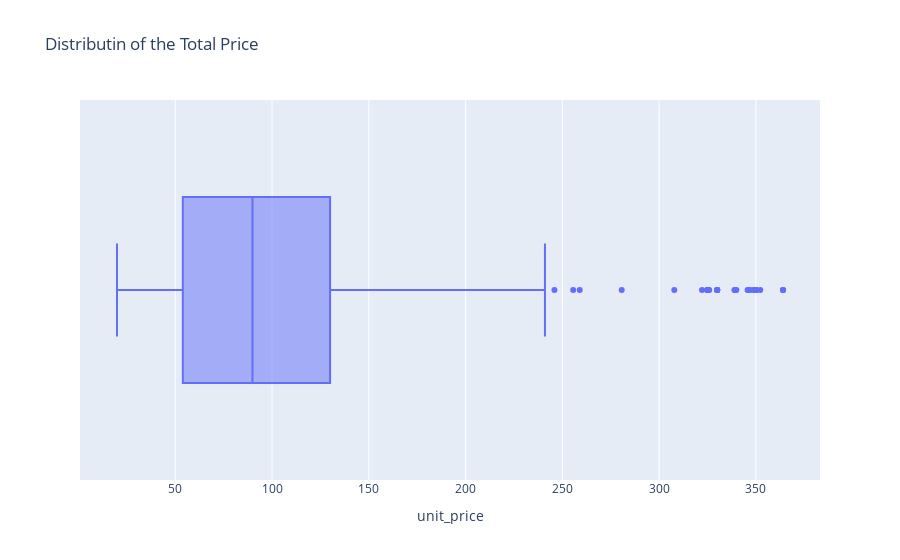

The notebook cell this image was saved under:
### Code cell
# Let's have a look at the distribution of the unit_price using box plot
fig = px.box(data,
                   x="unit_price",
                   title="Distributin of the Total Price")
fig.show()

### Figure 1 — Plotly figure (JSON) as saved in the notebook; plotly's stock layout.template omitted (floating-point values rounded to 4 significant figures; data arrays with more than 128 entries replaced by an {"elided": "..."} marker saying what was removed)
{"data": [{"alignmentgroup": "True", "hovertemplate": "unit_price=%{x}<extra></extra>", "legendgroup": "", "marker": {"color": "#636efa"}, "name": "", "notched": false, "offsetgroup": "", "orientation": "h", "showlegend": false, "type": "box", "x": {"elided": "676 float values"}, "x0": " ", "xaxis": "x", "y0": " ", "yaxis": "y"}], "layout": {"boxmode": "group", "legend": {"tracegroupgap": 0}, "title": {"text": "Distributin of the Total Price"}, "xaxis": {"anchor": "y", "domain": [0, 1], "title": {"text": "unit_price"}}, "yaxis": {"anchor": "x", "domain": [0, 1]}}}
